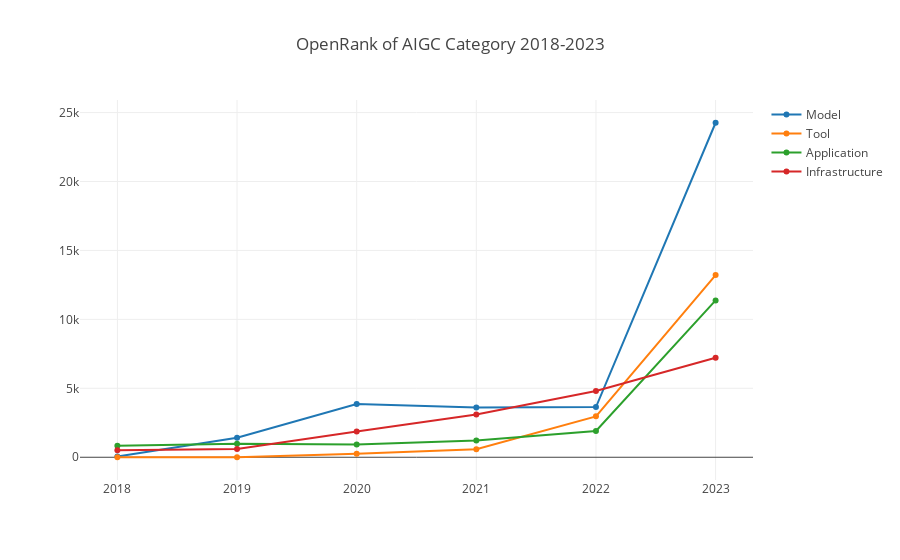

This figure's notebook cell:
### Markdown cell above
## 生成式AI各子领域近6年增长趋势

### Code cell
openDigger.index.openrank.getRepoOpenrank({
    labelUnion: [':technology/ai/generative_ai'],
    startYear: 2018, endYear: 2023, endMonth: 12,
    groupBy: 'Tech-3',
    groupTimeRange: 'year',
    order: 'DESC',
    limit: -1
}).then(data => {
    var data = data.filter(i => i.id.startsWith(':technology/ai/generative_ai'));
    openDigger.render.plotly(data.map(row => {
        return {
            x: years,
            y: row.openrank,
            name: row.name
        };
    }), {title: `OpenRank of AIGC Category 2018-2023`, xaxis: { type: 'category' }});
})

### Figure 1 — Plotly figure (JSON) as saved in the notebook; plotly's stock layout.template omitted (floating-point values rounded to 4 significant figures)
{"data": [{"name": "Model", "x": [2018, 2019, 2020, 2021, 2022, 2023], "y": [50.2, 1416.0, 3862.0, 3609.0, 3637.0, 24260.0]}, {"name": "Tool", "x": [2018, 2019, 2020, 2021, 2022, 2023], "y": [0, 0, 246.7, 575.0, 2965.0, 13220.0]}, {"name": "Application", "x": [2018, 2019, 2020, 2021, 2022, 2023], "y": [829.6, 977.2, 929.7, 1206.0, 1900.0, 11380.0]}, {"name": "Infrastructure", "x": [2018, 2019, 2020, 2021, 2022, 2023], "y": [515.2, 601.4, 1870.0, 3108.0, 4803.0, 7214.0]}], "layout": {"autosize": true, "title": {"text": "OpenRank of AIGC Category 2018-2023"}, "xaxis": {"autorange": true, "range": [-0.2995, 5.3], "type": "category"}, "yaxis": {"autorange": true, "range": [-2002.0, 26260.0], "type": "linear"}}}
